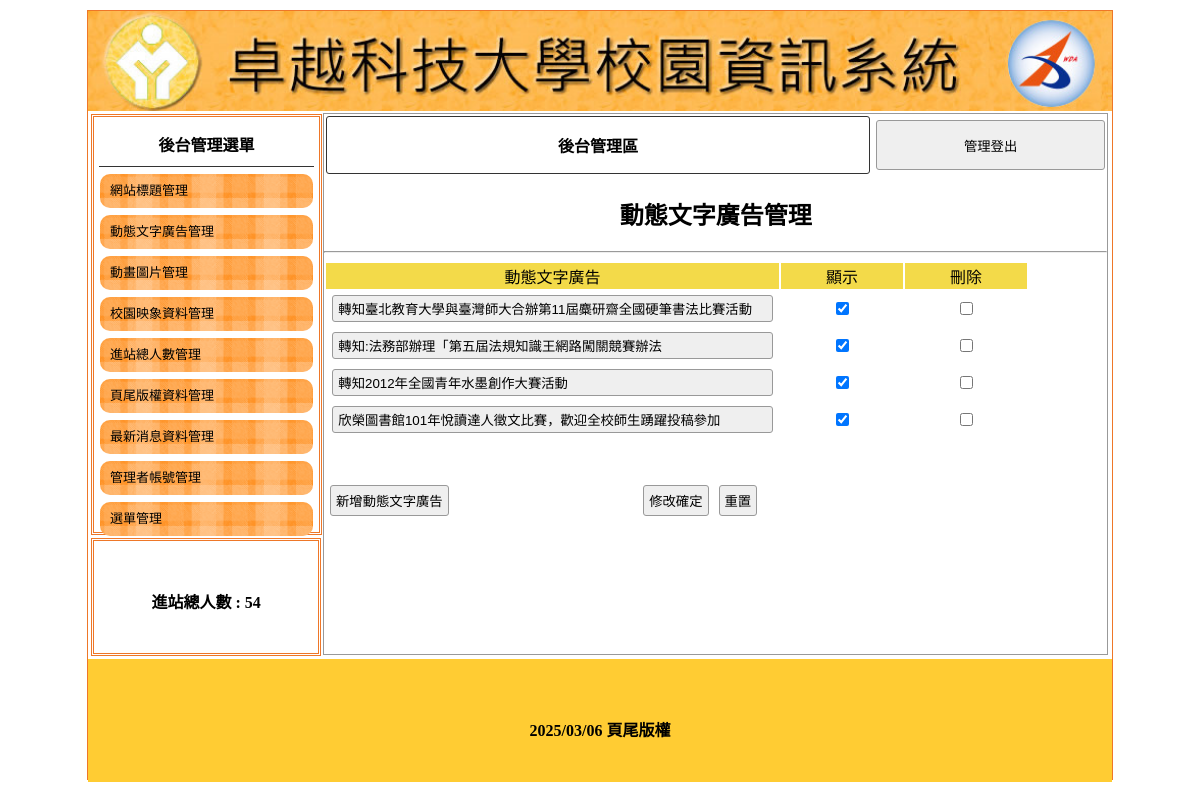
The app's page /admin.php?do=ad, older data.
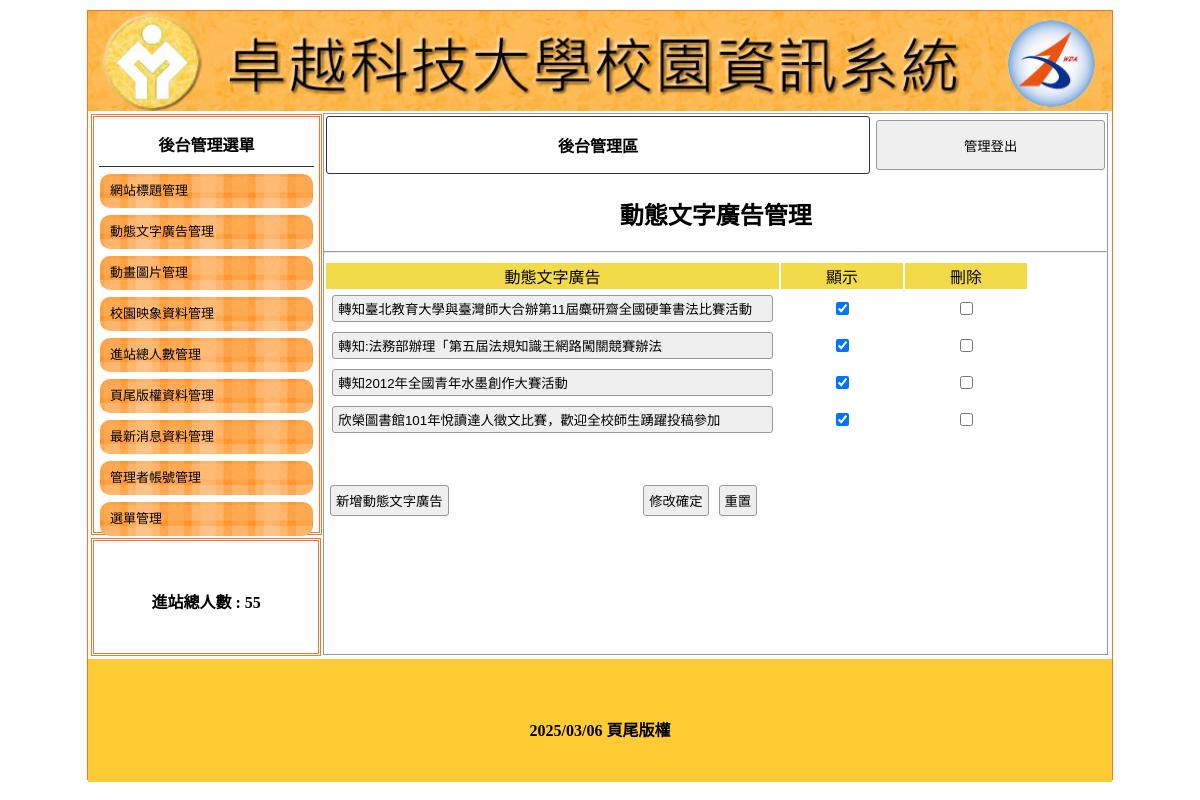
The same page, newer data.
### tables this page shows
CREATE TABLE `total` (
  `id` int(10) UNSIGNED NOT NULL,
  `total` int(10) NOT NULL COMMENT '進站人數'
);

### api/db.php (called while the page is built, shortened)
<?php
class DB{
    protected $table;
    protected $pdo;
    protected $dsn="mysql:host=localhost;charset=utf8;dbname=db03_z01l1;";
    public function __construct($table) {
        $this->table = $table;
        $this->pdo=new pdo($this->dsn,'root','');
    }
    function fetchOne($sql){
        return $this->pdo->query($sql)->fetch(PDO::FETCH_ASSOC);
    }
    function a2s($array){
        $tmp=[];
        foreach ($array as $key => $val) {
            $tmp[]="`$key`='$val'";
        }
        return $tmp;
    }
    function find($id){
        $sql = "SELECT * FROM $this->table";
        if(is_array($id)){
            $where= $this->a2s($id);
            $sql .= " where ".join(" && ",$where);
        }else{
            $sql .= " where `id`='$id' ";
        }
        return $this->fetchOne($sql);
    }
}
$Total=new db("total");

### back/ad.php (the view, shortened to what the changed rows need)
<h2 class="cent">動態文字廣告管理</h2>

### admin.php (shortened to what the changed rows need)
<?php include_once "./api/db.php";?>
<!DOCTYPE html
    PUBLIC "-//W3C//DTD XHTML 1.0 Transitional//EN" "http://www.w3.org/TR/xhtml1/DTD/xhtml1-transitional.dtd">
<html xmlns="http://www.w3.org/1999/xhtml">
<head>
    <link href="./css/css.css" rel="stylesheet" type="text/css">
</head>
<body>
    <div id="main">
        <div id="ms">
            <div id="lf" style="float:left;">
                <div class="dbor" style="margin:3px; width:95%; height:20%; line-height:100px;">
                    <span class="t">進站總人數 :
                    <?=$Total->find(1)['total'];?> </span>
                </div>
            </div>
            <div class="di"
                style="height:540px; border:#999 1px solid; width:76.5%; margin:2px 0px 0px 0px; float:left; position:relative; left:20px;">
                <?php
 				$do=$_GET['do']??'title';
 				$file="./back/$do.php";
 				include (file_exists($file))?$file:'./back/title.php';
 				?>
            </div>
        </div>
    </div>
</body>
</html>

Row changes from the older to the newer data that the page shows:
changed total: total "54" → "55"
